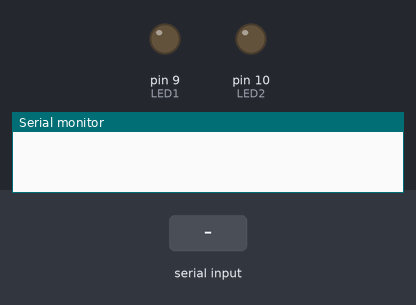
The sketch below on a simulated Arduino Uno, built with avr-gcc and run on an emulated ATmega328P. On the bench: output pins drawn as LEDs (lit = HIGH), the last lines printed to the serial monitor. The test bench sets the inputs (shaded band).

Above: at 1.2 s.
1.3 s: "a\n" received over Serial
At 2.5 s:
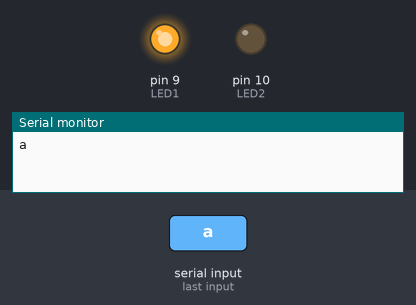
2.8 s: byte 99 ('c') received over Serial
At 3.7 s:
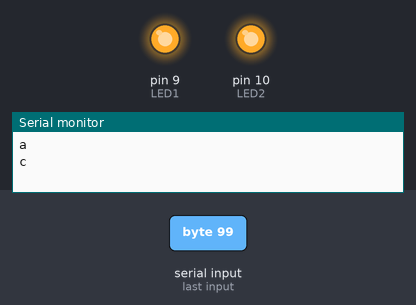
4.3 s: byte 98 ('b') received over Serial
At 4.9 s:
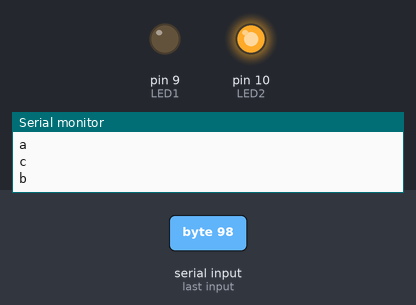
5.8 s: byte 100 ('d') received over Serial
At 7.2 s:
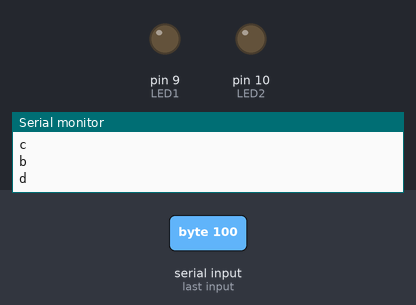
8.8 s: "c\n" received over Serial
At 9.5 s:
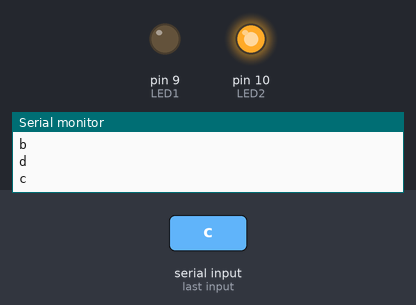
Timing chart, 0 to 11.3 s (numbered marks = the images above; inputs shaded):
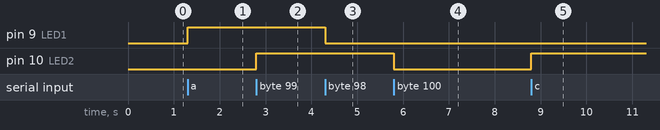

Measured:
- after the input at 1.3 s, pin 9 (LED1): LOW → HIGH at once
- after the input at 2.8 s, pin 10 (LED2): LOW → HIGH at once
- after the input at 4.3 s, pin 9 (LED1): HIGH → LOW at once
- after the input at 5.8 s, pin 10 (LED2): HIGH → LOW at once
- after the input at 8.8 s, pin 10 (LED2): LOW → HIGH at once

The sketch:

Arduino_BT_Vioce_LEDs_Control.ino
```cpp
#define LED1 9
#define LED2 10

char data = '\0';//Variable for storing received data

void setup()
{
  Serial.begin(9600);         //Sets the data rate in bits per second (baud) for serial data transmission
  pinMode(LED1, OUTPUT);        //Sets digital pin A0 as output pin
  pinMode(LED2, OUTPUT);        //Sets digital pin A1 as output pin
}
void loop()
{
  if(Serial.available() > 0)  // Send data only when you receive data:
  {
    data = Serial.read();      //Read the incoming data and store it into variable data
    Serial.print(data);        //Print Value inside data in Serial monitor
    Serial.print("\n");        //New line
    if(data == 'a'){            //Checks whether value of data is equal to 1
      digitalWrite(LED1, HIGH);  //If value is 1 then LED turns ON
    }
    else if(data == 'b'){       //Checks whether value of data is equal to 0
      digitalWrite(LED1, LOW); //If value is 0 then LED turns OFF
    }

    if(data == 'c'){            //Checks whether value of data is equal to 1
      digitalWrite(LED2, HIGH);  //If value is 1 then LED turns ON
    }
    else if(data == 'd'){       //Checks whether value of data is equal to 0
      digitalWrite(LED2, LOW); //If value is 0 then LED turns OFF
    }
  }

}
```
